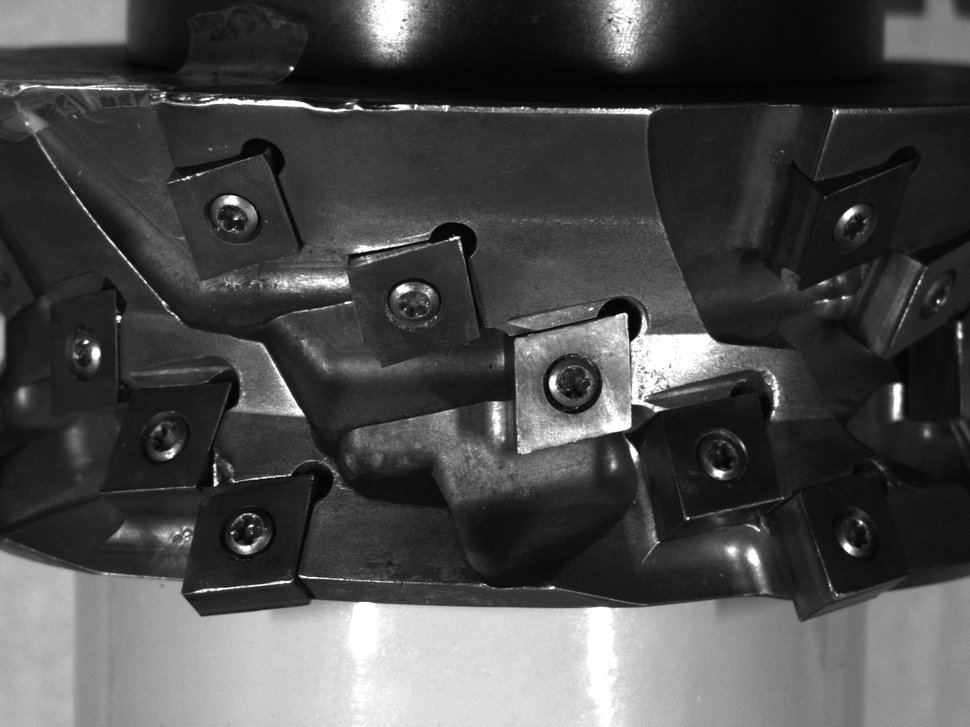
%> input picture Task_10/HeadTool0002.bmp, 970 x 727 px, shrunk from 1280 x 960 before the run
$ octave task_10_4.m   (GNU Octave 9; MATLAB toolbox functions it lacks are replaced by stand-ins)
%> lines starting %> are read from the running program, lines starting %| are printed output that depends on the picture
close all;
figure(1)
img = imread('HeadTool0002.bmp');
%> img is the input picture: size 727x970 uint8; min 2, max 255, mean 74.4
I=im2double(img);
J=adapthisteq(I,'ClipLimit',0.02, 'NumTiles', [32 32]);
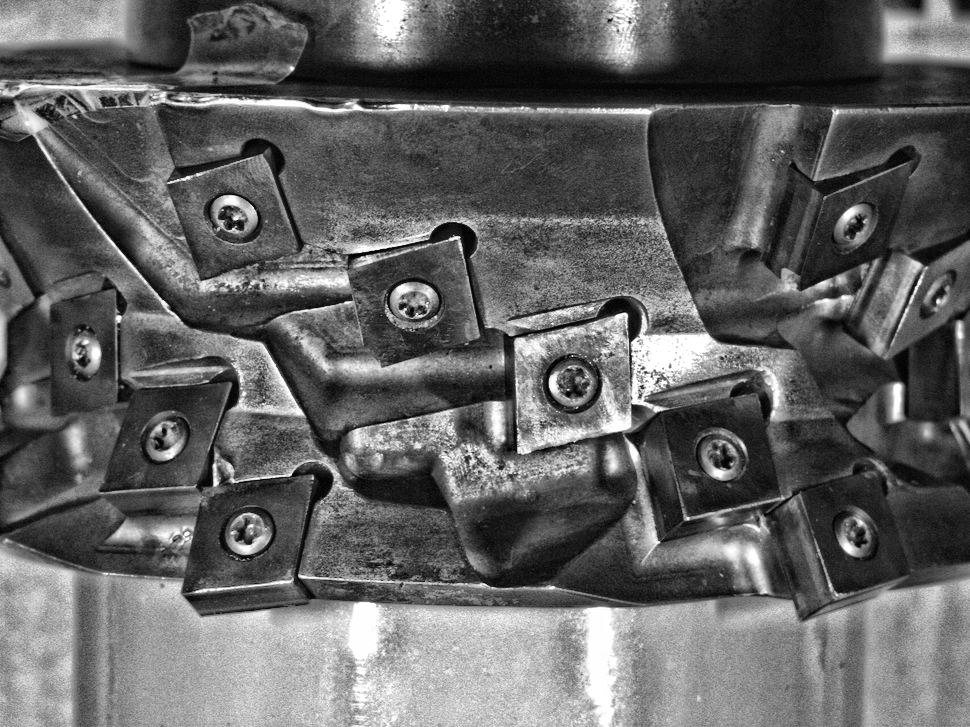
%> J: size 727x970 double; min 0, max 1, mean 0.386
imshowpair(I,J,'montage')
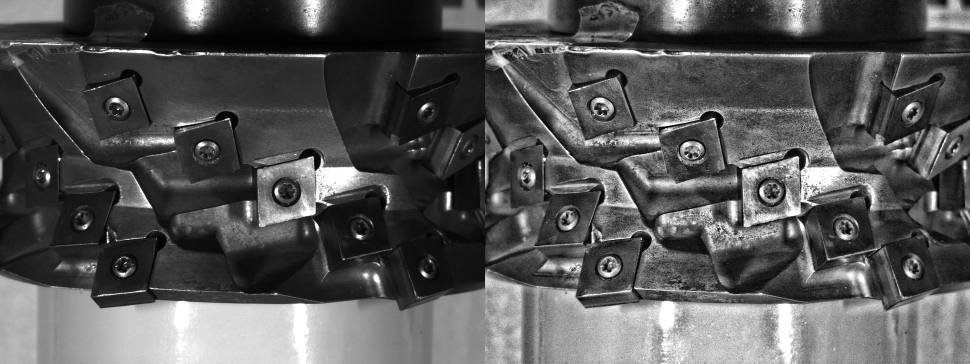
%> displayed picture: size 727x1940, on the screen's scale of 0 to 255 (shown at 1/2 size); min 0, max 255, mean 85.6
[centers, radii, metric] = imfindcircles(J,[13 50])
%> centers = [248.6 533.9; 572.4 384.9; 857 538.6; 233.4 215; 164.6 441.6; 723.2 458.1; 413.1 303.2; 83.81 355.3; 857.2 227; 617.7 462.1]; radii = [22.05; 21.7; 17.16; 21.63; 19.3; 21.61; 20.97; 17.56; 19.68; 19.27]; metric = [0.442; 0.43; 0.35; 0.347; 0.34; 0.325; 0.32; 0.248; 0.193; 0.129]

%part 4
centersStrong6 = centers(1:6,:);
%> centersStrong6 = [248.6 533.9; 572.4 384.9; 857 538.6; 233.4 215; 164.6 441.6; 723.2 458.1]
radiiStrong6 = radii(1:6);
%> radiiStrong6 = [22.05; 21.7; 17.16; 21.63; 19.3; 21.61]
viscircles(centersStrong6, radiiStrong6,'EdgeColor','b')
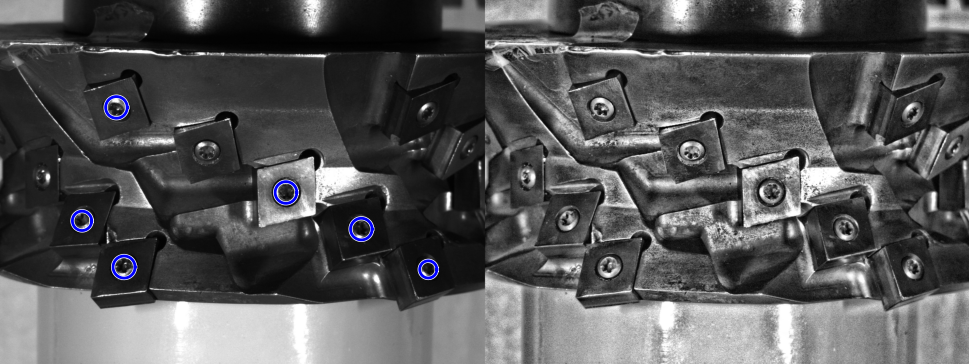
%> figure redrawn from the program's plot data; shown at 1/2 size

%part 5
figure(2)
imshow(img)
centersStrong2 = centers(1:2,:);
%> centersStrong2 = [248.6 533.9; 572.4 384.9]
radiiStrong2 = radii(1:2);
%> radiiStrong2 = [22.05; 21.7]
viscircles(centersStrong2, radiiStrong2,'EdgeColor','r')
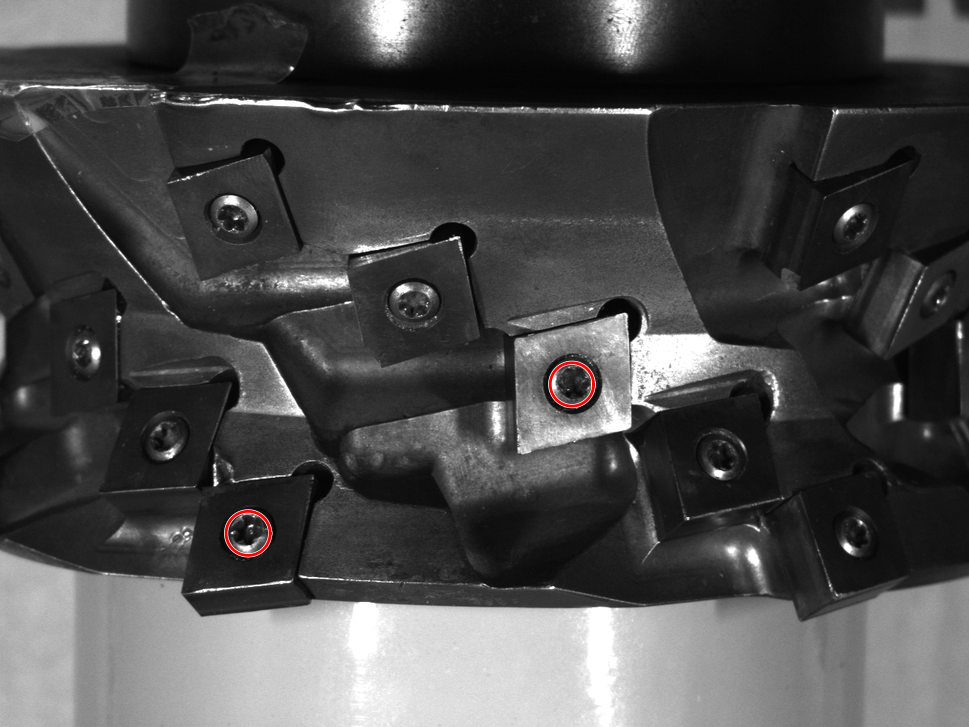
%> figure redrawn from the program's plot data
